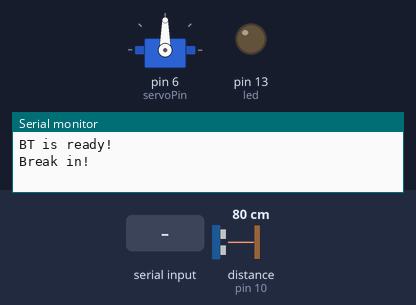
Simulated run of this sketch. Board: Arduino Uno, built with avr-gcc and run on an emulated ATmega328P. Parts: servo, output pins drawn as LEDs (lit = HIGH), the last lines printed to the serial monitor. Wiring (inferred from the names in the program): ultrasonic range finder: trigger pin 11; echo pin 10. The test bench sets the inputs (shaded band); at power-on: distance to the obstacle (sensor on pin 10) 80 cm. The echo pulse lasts 58.3 µs per cm; pins used as bus, display or sensor lines are not drawn.

Above: at 1.2 s.
1.3 s: "T" received over the second serial link
At 2.3 s:
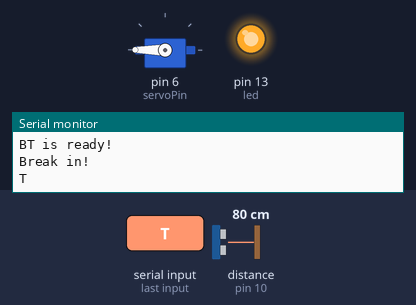
2.8 s: "F" received over the second serial link
At 3.6 s:
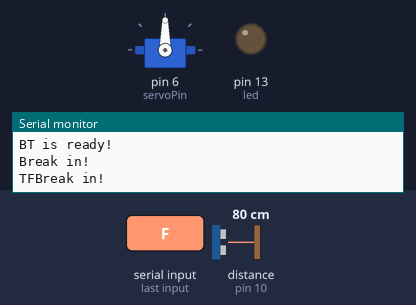
Timing chart, 0 to 5.8 s (numbered marks = the images above; inputs shaded):
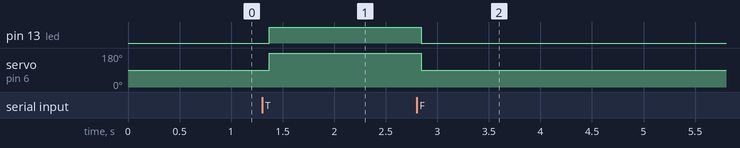

Measured:
- after the input at 1.3 s, pin 13 (led): LOW → HIGH after 0.07 s; servo on pin 6 (servoPin): 90° → 180° after 0.07 s
- after the input at 2.8 s, pin 13 (led): HIGH → LOW at once; servo on pin 6 (servoPin): 180° → 90° at once

The sketch:

SafeDepositBox_full.ino
```cpp
#include <Servo.h>
#include <SoftwareSerial.h>

SoftwareSerial BT(8, 9); // rx, tx
Servo myservo;
int led = 13;
int trigPin = 11;
int echoPin = 10;
int servoPin = 6;
char val;

bool isOpen = 0;
bool preB = 0;
void setup() {
  Serial.begin(9600);
  Serial.println("BT is ready!");
  BT.begin(9600);
  pinMode(led, OUTPUT);
  pinMode(trigPin, OUTPUT);
  pinMode(echoPin, INPUT);
  myservo.attach(servoPin);
}

void loop() {
  if (BT.available()) {
    val = BT.read();
    Serial.print(val);
    if(val == 'T'){
      digitalWrite(led, HIGH);
      myservo.write(180);
      isOpen = 1;
    }
    else if(val == 'F'){
      digitalWrite(led, LOW);
      myservo.write(90);
      isOpen = 0;
    }
  }
  int duration, dist;
  digitalWrite(trigPin, LOW);
  delayMicroseconds(2);
  digitalWrite(trigPin, HIGH);
  delayMicroseconds(10);
  digitalWrite(trigPin, LOW);
  duration = pulseIn(echoPin, HIGH);
  dist = (duration/2) / 29.1;
  bool B = (dist > 30 && isOpen == 0);
  if(B == true && preB == false){
    BT.print('B');
    Serial.println("Break in!");
  }
  preB = B;
  delay(100);
}
```
